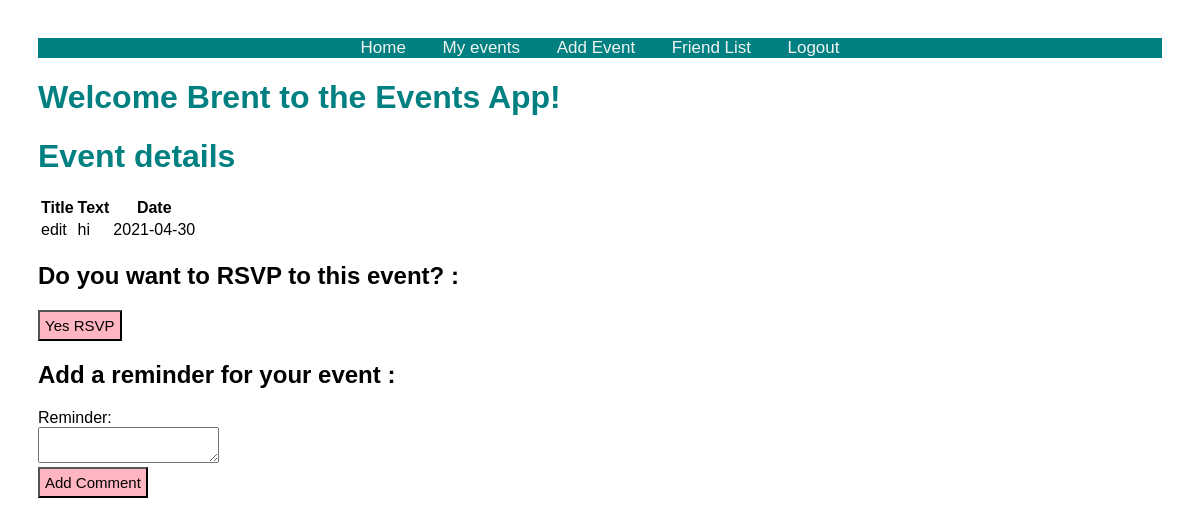
The app's page /events/1 (signed in) with its own data.
### models.py (models this page shows, shortened)
class Event(db.Model):
    id = db.Column("id", db.Integer, primary_key=True)
    title = db.Column("title", db.String(200))
    text = db.Column("text", db.String(100))
    date = db.Column("date", db.String(50))
    address = db.Column("address", db.String(50))
    user_id= db.Column(db.Integer, db.ForeignKey("user.id"), nullable=False)
    comments = db.relationship("Comment", backref="event", cascade="all, delete-orphan", lazy=True)

### main.py (the view)
@app.route('/events/<int:event_id>')
def get_event(event_id):
    if session.get('user'):
        my_event = db.session.query(Event).filter_by(id=event_id, user_id=session['user_id']).one()
        form_comment = CommentForm()
        event_rsvps = db.session.query(RSVP).filter_by(event_id=event_id).all()
        form_rsvp  = RSVPForm()
        print(event_rsvps)
        return render_template('event.html', event=my_event, user=session['user'], form_comment=form_comment, form_rsvp=form_rsvp, rsvps=event_rsvps )
    else:
        return redirect(url_for('login'))

### forms.py
class CommentForm(FlaskForm):
    class Meta:
        csrf = False
    comment = TextAreaField('Reminder:',validators=[Length(min=1)])
    submit = SubmitField('Add Comment')

class RSVPForm(FlaskForm):
    class Meta:
        csrf = False
    submit = SubmitField('Yes RSVP')

### templates/event.html (shortened to what this page needs)
<!DOCTYPE html>
<html lang="en">
   <head>
       <link rel="stylesheet" href="{{ url_for('static', filename='main.css') }}">
   </head>
   <body>
   <div class = "topnav">
   <nav>
           <a href="{{ url_for('home')}}"> Home </a>
           <a href="/events"> My events </a>
           <a href="{{url_for('new_event')}}"> Add Event</a>
           <a href="{{url_for('new_event')}}"> Friend List</a>
           <a href="{{ url_for('logout')}}">Logout</a>
       </nav>
       </div>
       <h1>Welcome {{user}} to the Events App!</h1>
       <h1>Event details</h1>
       <table>
           <tr>
               <th>Title</th>
               <th>Text</th>
               <th>Date</th>
           </tr>
           <tr>
               <td>{{ event.title }}</td>
               <td>{{ event.text }}</td>
               <td>{{ event.date }}</td>
           </tr>
       </table>
<form action="{{ url_for('new_rsvp', event_id=event.id) }}" method="post">
 <div class="formwrapper">
   <h2 class="title">Do you want to RSVP to this event? : </h2>
   {{ form_rsvp.submit }}
 </div>
</form>
<form action="{{ url_for('new_comment', event_id=event.id) }}" method="post">
 <div class="formwrapper">
   <h2 class="title">Add a reminder for your event :</h2>
   <div class="form-field">
     {{ form_comment.comment.label }} <br/> {{ form_comment.comment }}
   </div>
   {{ form_comment.submit }}
 </div>
</form>
   </body>
</html>

### static/main.css (style rules this page uses)
body { padding: 30px 30px; font-family: Arial, Helvetica, sans-serif; }
h1 { color: teal; }
.topnav { overflow: hidden; background-color: teal; text-align: center; }
.topnav a { color: #f2f2f2; padding: 14px 16px; text-decoration: none; font-size: 17px; }
input[type='submit'] { background-color: lightpink; color: black; font-size: 15px; padding:5px; font-family: Palatino Linotype, sans-serif; }

### records on screen
Event: title "edit", text "hi", date "2021-04-30"

### other values on screen
{{ user }} "Brent"
